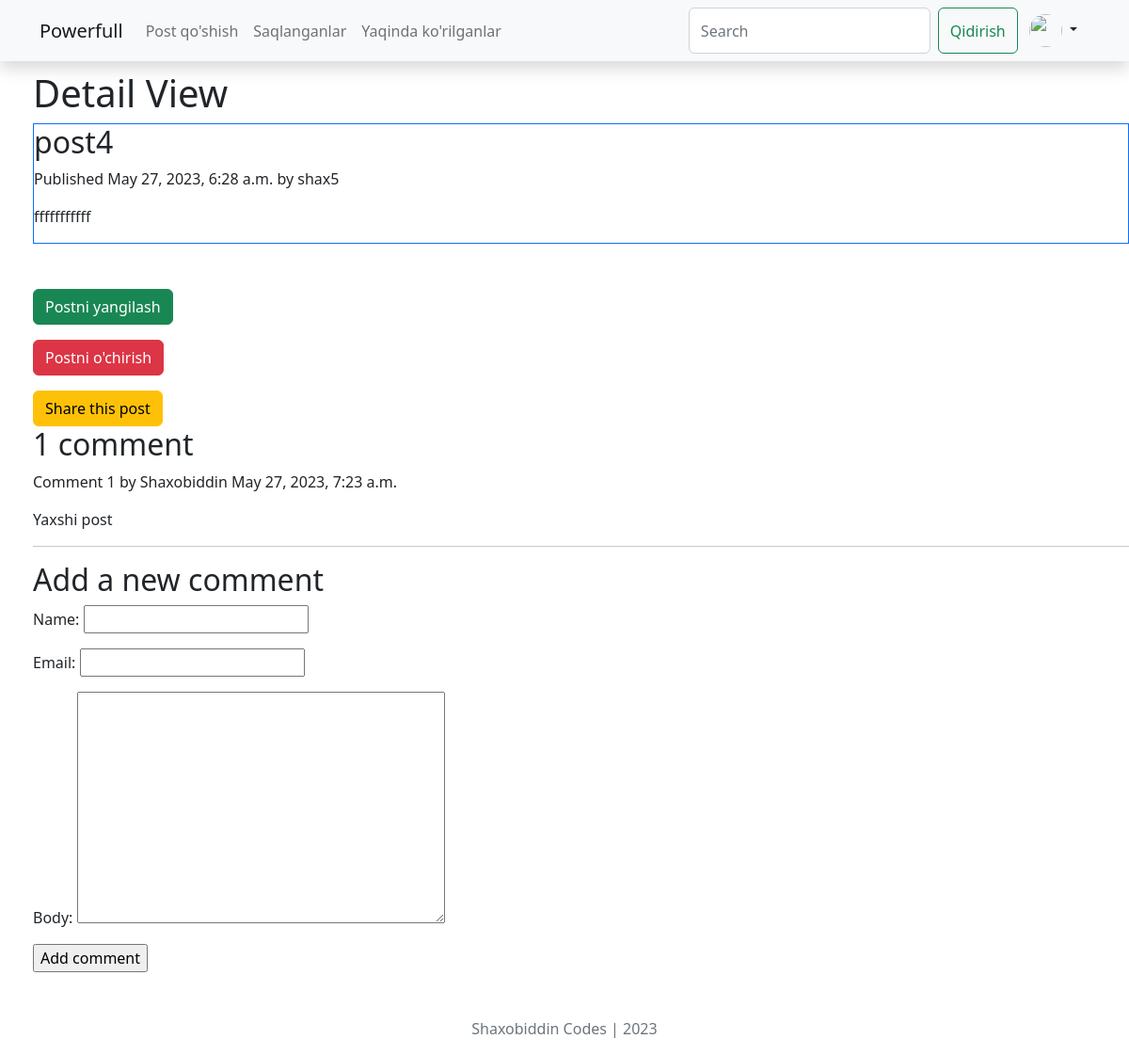
Page /2023/5/27/texnika2/ (signed in) on the earlier database version.
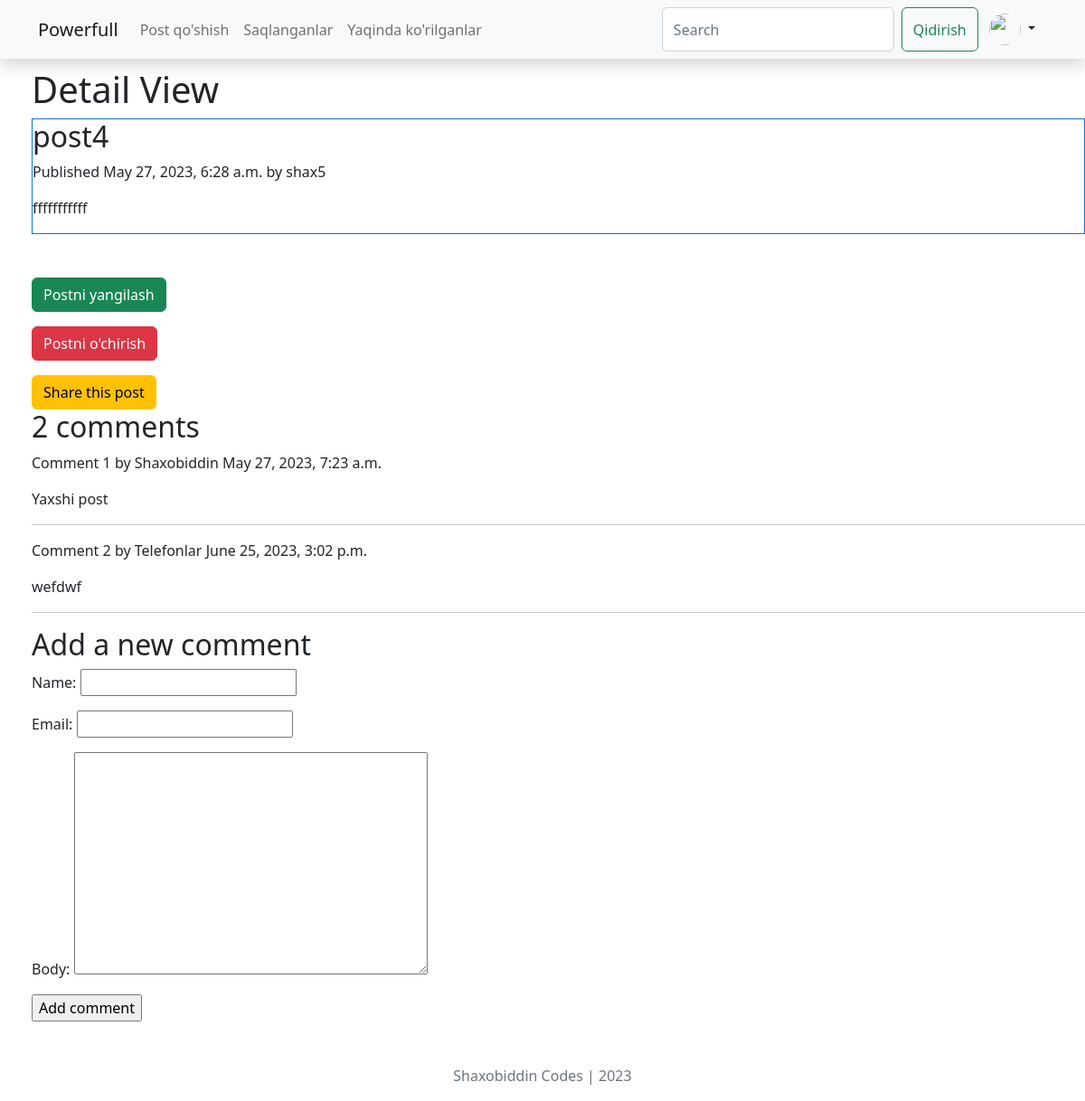
Same page on the later database version.
### blog/models.py (models this page shows, shortened)
class Comment(models.Model):
    post = models.ForeignKey(Post, on_delete=models.CASCADE, related_name='comments')
    name = models.CharField(max_length=100)
    email = models.EmailField()
    body = models.TextField()
    created = models.DateTimeField(auto_now_add=True)
    updated = models.DateTimeField(auto_now=True)
    active = models.BooleanField(default=True)
    class Meta:
        ordering = ['created']
        indexes = [
            models.Index(fields=['created']),
        ]

### blog/views.py (the view)
# urls.py: path('<int:year>/<int:month>/<int:day>/<slug:post>/',post_detail, name='post_detail'),
def post_detail(request, year, month, day, post):
    post = get_object_or_404(Post, status=Post.Status.PUBLISHED,
                             slug=post,
                             publish__year=year,
                             publish__month=month,
                             publish__day=day)
    comments = post.comments.filter(active=True)
    form = CommentForm()
    return render(request, 'blog/post/detail.html', {'post': post,'comments':comments,'form':form})

### blog/forms.py
class CommentForm(forms.ModelForm):
    class Meta:
        model = Comment
        fields = ['name', 'email', 'body']

### templates/blog/post/detail.html (shortened to what this page needs)
{% extends "blog/base.html"%}
{% block content%}
<h1> Detail View </h1>
    <div class="border border-primary">
        <h2>{{post.title}}</h2>
        <p>Published {{post.publish}} by {{post.author}}</p>
        <p>{{post.body}}</p></div><br><br>
    <p><a class="btn btn-success" href="{% url 'blog:post_update' post.pk %}">Postni yangilash</a></p>
    <p><a class="btn btn-danger" href="{% url 'blog:post_delete' post.pk %}">Postni o'chirish</a></p>
     <a class="btn btn-warning" href="{% url 'blog:post_share' post.id %}">
     Share this post
 </a>
    {% with comments.count as total_comments %}
        <h2>
        {{ total_comments }} comment{{ total_comments|pluralize }}
        </h2>
        {% endwith %}
    {% for comment in comments %}
        <div class="comment">
        <p class="info">
            Comment {{ forloop.counter }} by {{ comment.name }}
            {{ comment.created }}
        </p>
            {{ comment.body|linebreaks }}
        </div>
        <hr>
        {% empty %}
        <p>Kommentlar mavjud emas.</p>
        {% endfor %}
    {% include "blog/post/includes/comment_form.html" %}
{% endblock %}

Differences in the rows shown:
added Comment: name "Telefonlar", created "June 25, 2023, 3:02 p.m.", body "wefdwf"
Other differences:
{{ total_comments }}: "1" → "2"
